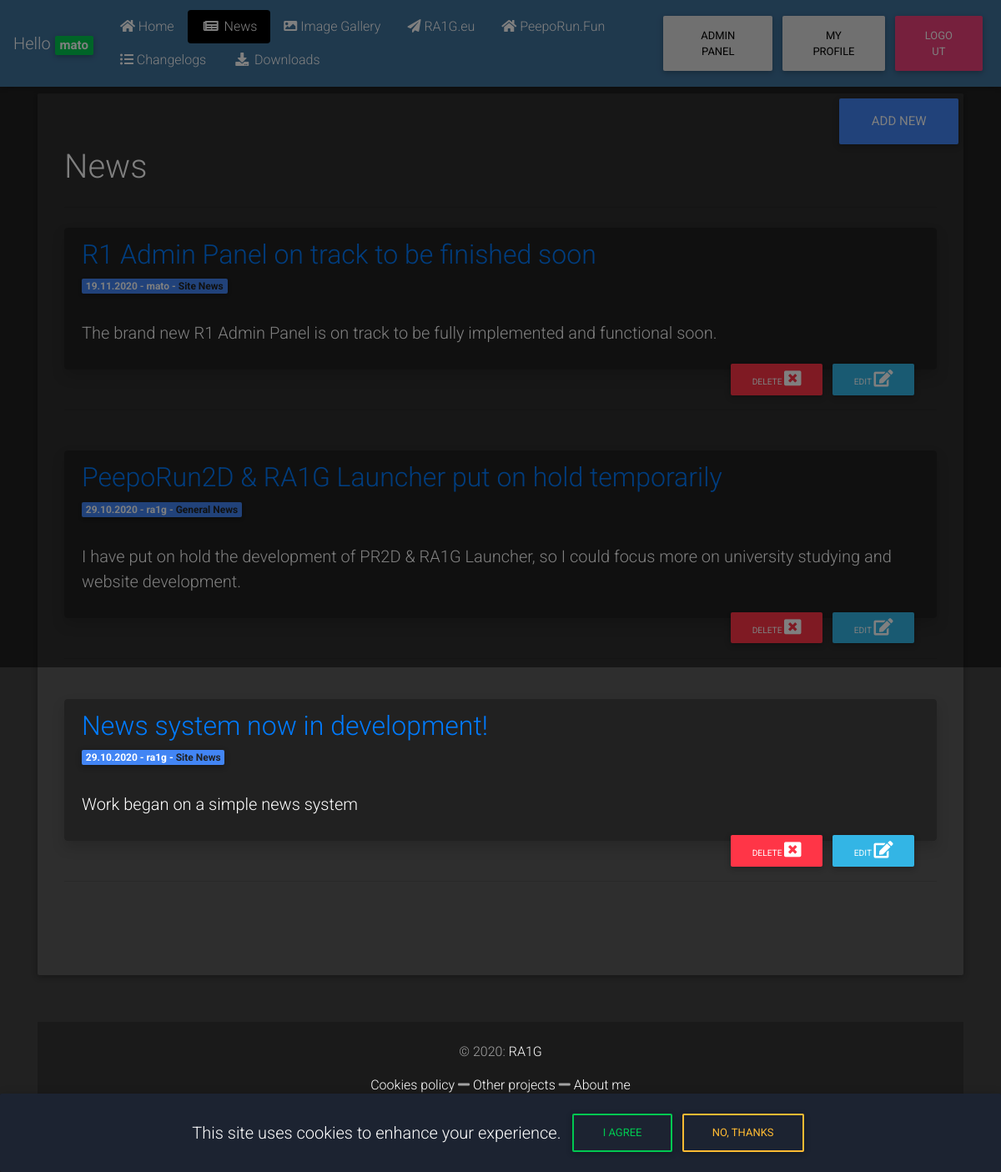
Screenshot of /newscat.php (signed in) with the database file from the repository.
### tables this page shows
CREATE TABLE `users` (
  `userid` int(11) NOT NULL,
  `username` varchar(20) NOT NULL,
  `password` varchar(254) NOT NULL,
  `email` varchar(150) NOT NULL,
  `role` varchar(20) DEFAULT NULL
);

CREATE TABLE `menu` (
  `idmenu` int(11) NOT NULL,
  `meno` varchar(55) NOT NULL,
  `file_path` varchar(90) DEFAULT NULL,
  `icon` varchar(90) NOT NULL,
  `menuorder` int(11) DEFAULT NULL,
  `menu_category` varchar(50) DEFAULT NULL
);

CREATE TABLE `news` (
  `news_id` int(11) NOT NULL,
  `news_title` varchar(150) NOT NULL,
  `news_short_description` longtext NOT NULL,
  `news_full_content` longtext NOT NULL,
  `news_author` varchar(20) NOT NULL,
  `news_published_on` varchar(30) NOT NULL,
  `news_category` varchar(30) DEFAULT NULL
);

### session.php (called while the page is built, shortened)
<?php
include_once("classes/DB.php");
$app = new DB("localhost", "root", "", "devpeeporun", 3306);
$menuItems = $app->getMenuItems();
if (!empty($_SESSION["userid"])) {
    $user = $app->UserDetails($_SESSION['userid']);
}

### classes/DB.php (called while the page is built, shortened)
<?php
class DB
{
    private $connection;
    public function __construct($host, $username, $password, $dbname, $port = 3306)
    {
        $this->host = $host;
        $this->username = $username;
        $this->password = $password;
        $this->dbname = $dbname;
        $this->port = $port;
        try{
            $connection = new PDO("mysql:host=".$this->host.";dbname=".$this->dbname.";port=".$this->port, $this->username, $this->password);
            $connection->setAttribute(PDO::ATTR_ERRMODE, PDO::ERRMODE_EXCEPTION);
            $this->connection = $connection;
        } catch(PDOException $exception){
            echo "Error while connecting to DB". $exception->getMessage();
        }
    }
        public function getMenuItems(){
            $sql = "SELECT * FROM menu ORDER BY menuorder";
            $stmt = $this->connection->prepare($sql);
            $stmt->execute();
            return $stmt->fetchAll(PDO::FETCH_ASSOC);
        }
    public function UserDetails($id)
    {
        try {
            $query = $this->connection->prepare("SELECT userid, username, email, role FROM users WHERE userid=:userid");
            $query->bindParam("userid", $id, PDO::PARAM_STR);
            $query->execute();
            if ($query->rowCount() > 0) {
                return $query->fetch(PDO::FETCH_OBJ);
            }
        } catch (PDOException $e) {
            exit($e->getMessage());
        }
    }
}
?>

### incl/newsconfig.php (called while the page is built, shortened)
<?php
function fetchNews($conn)
{
    $request = $conn->prepare(" SELECT news_id, news_title, news_short_description, news_author, news_published_on, news_category FROM news ORDER BY news_id DESC ");
    return $request->execute() ? $request->fetchAll(PDO::FETCH_ASSOC) : false;
}

### newscat.php (the view, shortened to what this page needs)
<?php
include_once("session.php");
include_once("header.php");
require "incl/newsconfig.php"; ?>
<?php include_once("menu.php");
?>
<?php
$connection = new PDO($dsn, $username, $password, $options);
$ncisset = false;
if (isset($_GET['nc'])) {
    $catname = $_GET['nc'];
    $ncisset = true;
    $news = getNewsCategory($catname, $connection);
} else {
    $news = fetchNews($connection);
    $ncisset = false;
}
?>
<div class="container py-2">
    <?php if (isset($_SESSION['userid']) && ($user->role) == 'admin') { ?>
        <a class="btn btn-primary btn-lg" style="float: right;" href="adminpanel/news-edit.php"><i class="fa fa-page"></i>Add new</a>
    <?php } ?>
    <div class="jumbotron elegant-color text-white">
        <h1 class="display-5">News <?php if ($ncisset) { ?>category: <span
                    class="badge-success"><?= $catname ?></span> <?php } ?></h1>
        <hr class="my-4">
                <?php if ($news && !empty($news)) : ?>
                    <?php foreach ($news as $key => $article) : ?>
                        <div class="alert alert-secondary mb-lg-5 border-dark shadow elegant-color-dark text-white">
                            <h2><a href="article.php?newsid=<?= $article['news_id']; ?>"><?= stripslashes($article['news_title']); ?></a>
                            </h2>
                            <h6>
                                <span class="badge bg-primary"><?= $article['news_published_on']; ?> - <?= stripslashes($article['news_author']); ?> - <a
                                            href="newscat.php?nc=<?= stripslashes($article['news_category']); ?>"
                                            class="text-dark"><?= stripslashes($article['news_category']); ?></a></span>
                            </h6>
                            <br>
                            <p class="lead"><?= stripslashes($article['news_short_description']); ?></p>
                            <?php if (isset($_SESSION['userid']) && ($user->role) == 'admin') { ?>
                                <a href="adminpanel/news-edit.php?newseditid=<?= $article['news_id']; ?>" type="submit"
                                   class="btn btn-info btn-sm" style="float: right;">EDIT <i
                                            class="fas fa-edit fa-2x"></i></a>
                                <a href="adminpanel/news-edit.php?newsiddel=<?= $article['news_id']; ?>" type="submit"
                                   onClick='return confirmSubmit()' class="btn btn-danger btn-sm" style="float: right;">DELETE
                                    <i class="fas fa-window-close fa-2x"></i></a>
                            <?php } ?>
                        </div>
                        <hr class="my-lg-5">
                    <?php endforeach ?>
                <?php endif ?>
    </div>
</div>
<?php include_once("footer.php"); ?>
</body>
</html>

### menu.php (shortened to what this page needs)
<?php
include_once("session.php");
?>
<nav class="navbar navbar-expand-lg sticky-top scrolling-navbar navbar-dark unique-color lighten-5">
    <a class="navbar-brand" href="index.php">
        <?php if (empty($_SESSION["userid"])) {
            echo 'RA1GDev';
        } else {
            echo 'Hello <span class="badge badge-success">';
            echo $user->username;
            echo '</span>';
        }
        ?>
    </a>
    <div class="collapse navbar-collapse" id="navbarColor01">
        <ul class="nav nav-pills mr-auto">
            <?php foreach ($menuItems as $key => $menuItem):
                if (strpos($_SERVER['PHP_SELF'], $menuItem['file_path'])) $code = 'show active'; else $code = '';
                ?>
                <li class="nav-item">
                    <a class="nav-link text-white <?php echo $code; ?>" href="<?= $menuItem['file_path']; ?>"><i
                                class="<?= $menuItem['icon']; ?>"></i> <?= $menuItem['meno']; ?></a>
                </li>
            <?php endforeach ?>
        </ul>
        <?php if (isset($_SESSION['userid']) && ($user->role) == 'admin') { ?>
            <a class="nav-link btn btn-light darken-3" href="adminpanel/">Admin Panel</a>
        <?php } if (!empty($_SESSION["userid"])) { ?>
            <a class="nav-link btn btn-light darken-3" href="myprofile.php">My profile </a>
            <a class="nav-link btn btn-pink" href="incl/logout.php">Logout</a>
        <?php } ?>
    </div>
</nav>
<div class="modal fade bottom cookiemodal" id="cookiemodal" tabindex="-1" role="dialog"
     aria-labelledby="cookiemodal" aria-hidden="false" data-backdrop="static">
    <div class="modal-dialog modal-frame modal-bottom" role="document">
        <div class="modal-content unique-color-dark text-white">
            <div class="modal-body ">
                <div class="row d-flex justify-content-center align-items-center">
                    <p class="pt-3 pr-2 lead">This site uses cookies to enhance your experience.</p>
                    <button type="button" class="btn btn-outline-success acceptcookies" data-dismiss="modal">I agree
                    </button>
                    <a role="button" class="btn btn-outline-warning waves-effect" data-dismiss="modal">No, thanks</a>
                </div>
            </div>
        </div>
    </div>
</div>

### menu.php (style rules this page uses)
.nav-pills > li > a.active { background-color: black!important; }

### rows the page displays
users: username "mato"
menu: meno "Home"
menu: meno "News"
menu: meno "Image Gallery"
menu: meno "RA1G.eu"
menu: meno "PeepoRun.Fun"
menu: meno "Changelogs"
menu: meno "Downloads"
news: news_title "R1 Admin Panel on track to be finished soon", news_published_on "19.11.2020", news_author "mato", news_category "Site News", news_short_description "The brand new R1 Admin Panel is on track to be fully implemented and functional soon."
news: news_title "PeepoRun2D & RA1G Launcher put on hold temporarily", news_published_on "29.10.2020", news_author "ra1g", news_category "General News", news_short_description "I have put on hold the development of PR2D & RA1G Launcher, so I could focus more on university studying and website development."
news: news_title "News system now in development!", news_published_on "29.10.2020", news_author "ra1g", news_category "Site News", news_short_description "Work began on a simple news system"
